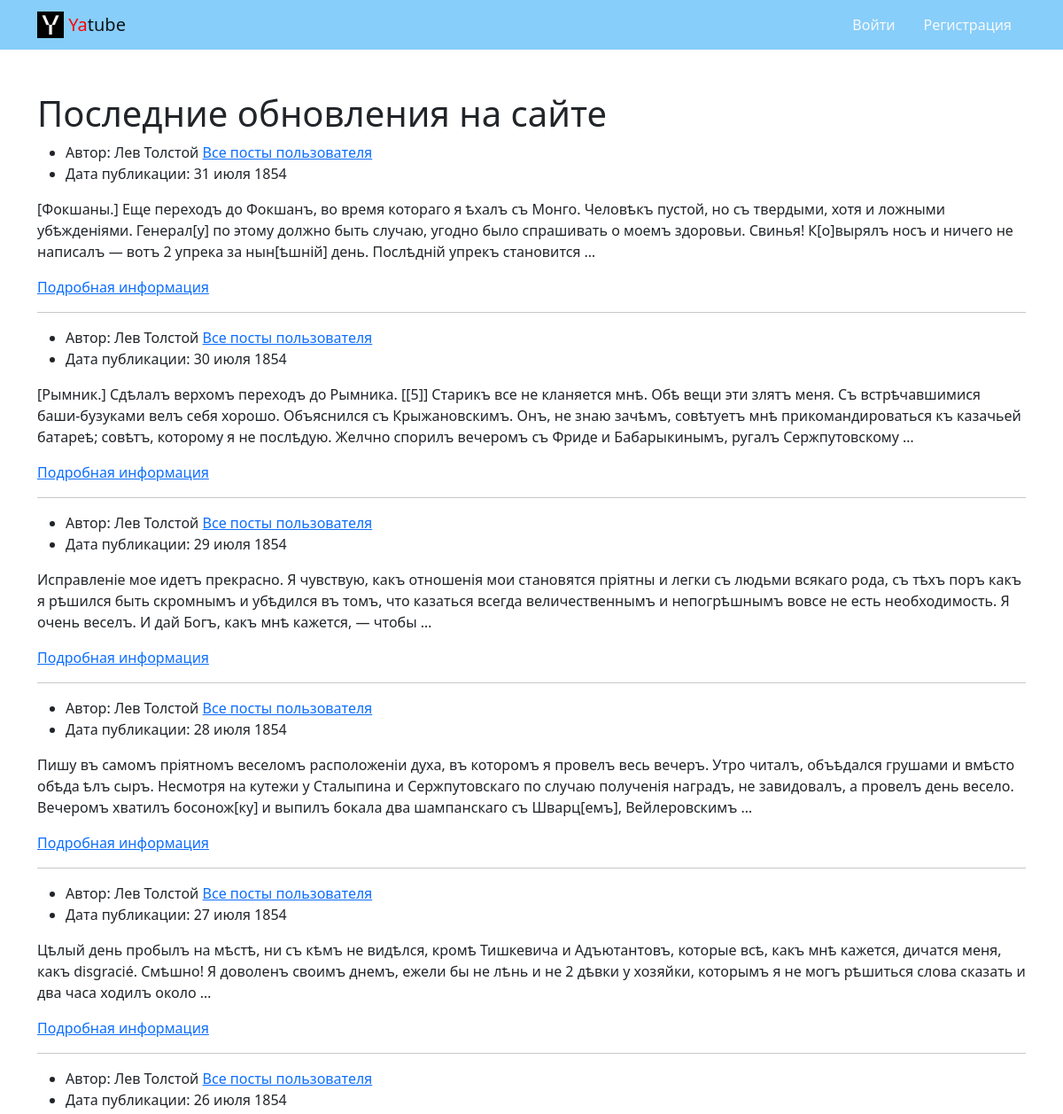
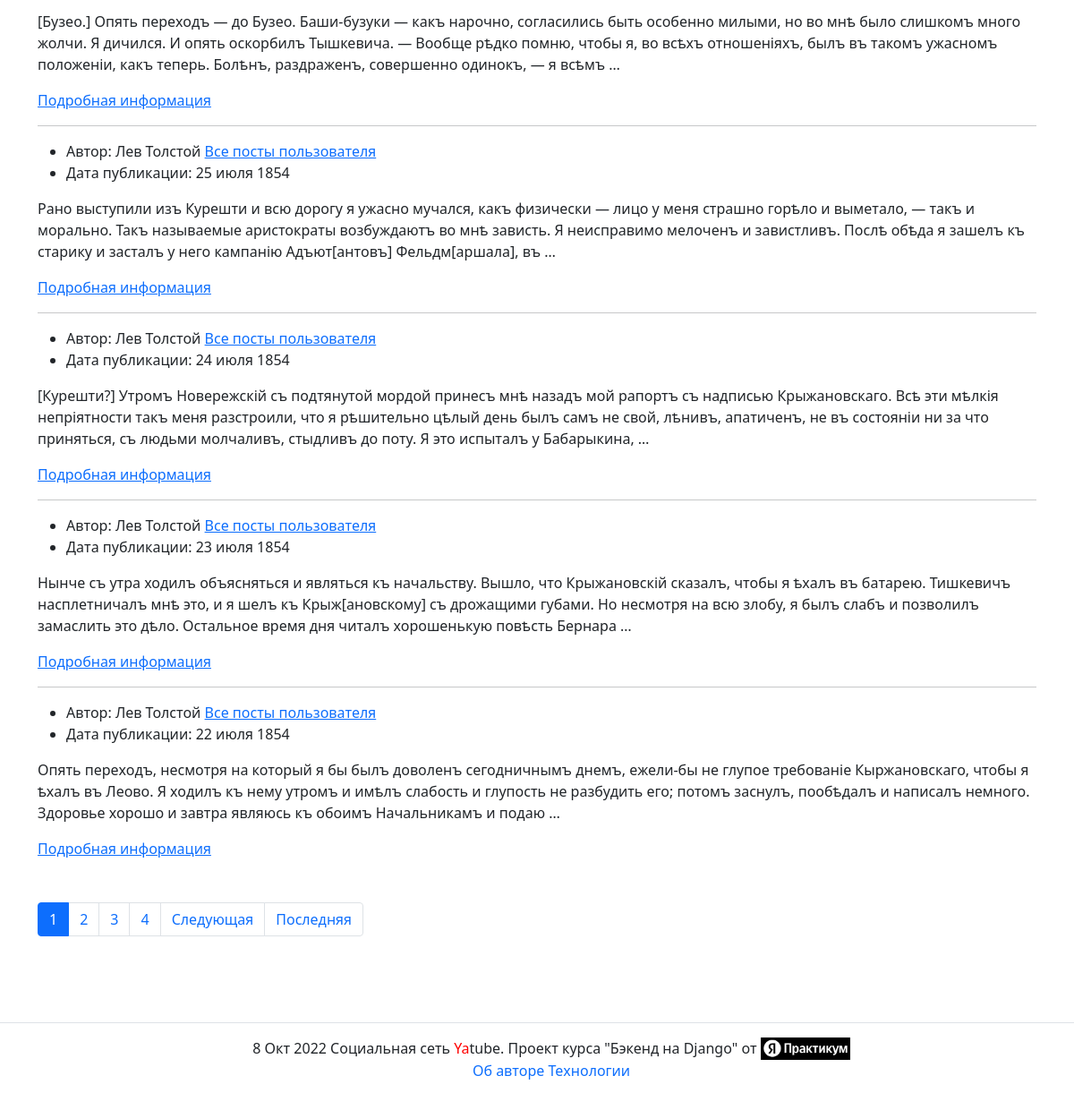
The page / on the database its author committed (2 pictures, top to bottom).
### posts/models.py (models this page shows, shortened)
class Post(models.Model):
    text = models.TextField(
        verbose_name="Текст поста",
        help_text="Добавьте описание поста"
    )
    pub_date = models.DateTimeField(
        auto_now_add=True,
        verbose_name="Дата публикации"
    )
    author = models.ForeignKey(
        User,
        on_delete=models.CASCADE,
        related_name='posts',
        verbose_name="Автор"
    )
    group = models.ForeignKey(
        Group,
        blank=True,
        null=True,
        related_name='posts',
        on_delete=models.SET_NULL,
        verbose_name="Группа",
        help_text="Укажите группу в которой опубликуется пост"
    )
    image = models.ImageField(
        verbose_name="Картинка",
        help_text="Прикрепите изображение",
        upload_to='posts/',
        blank=True
    )
    class Meta:
        ordering = ('-pub_date',)
        verbose_name = "Статья"
        verbose_name_plural = "Статьи"

### posts/views.py (the view)
# urls.py: path('', views.index, name='index'),
def index(request):
    post_list = cache.get('index_page')
    if not post_list:
        post_list = Post.objects.select_related('author', 'group')
        cache.set('index_page', post_list, 20)
    context = {
        'page_obj': paginator(request.GET.get('page'), post_list),
        'title': 'Последние обновления на сайте',
    }
    return render(request, 'posts/index.html', context)

### posts/views.py (called while the page is built)
def paginator(page_number, post_list):
    post = Paginator(post_list, settings.NUMBER_POST)
    page_obj = post.get_page(page_number)
    return page_obj

### templates/posts/index.html (shortened to what this page needs)
{% extends 'base.html' %}
{% block content %}
  <h1>{{ title }}</h1>
    {% for post in page_obj %}
      {% include 'posts/includes/post_for_list.html' %}
      {% if not forloop.last %}<hr>{% endif %}
    {% endfor %}
{% endblock %}

### templates/base.html (shortened to what this page needs)
<!DOCTYPE html>
<html lang="ru">
  {% load static %}
    <head>
      <link rel="stylesheet" href="{% static 'css/bootstrap.min.css' %}">
    </head>
    <body>
      <header>
        {% include 'includes/header.html' %}
      </header>
    <main>
      <div class="container py-5">
        {% block content %}{% endblock %}
        {% include 'posts/includes/paginator.html' %}
      </div>
    </main>
  <footer class="border-top text-center py-3">
  {% include 'includes/footer.html' %}
  </footer>
</body>

### templates/includes/header.html
{% load static %}
<nav class="navbar navbar-light" style="background-color: lightskyblue">
  <div class="container">
    <a class="navbar-brand" href="{% url 'posts:index' %}">
      <img src="{% static 'img/logo.png' %}" width="30" height="30" class="d-inline-block align-top" alt="">
      <span style="color:red">Ya</span>tube
    </a>
      <ul class="nav nav-pills">
      {% with request.resolver_match.view_name as view_name %}
        {% if request.user.is_authenticated %}
        <li class="nav-item">
          <a class="nav-link {% if view_name  == 'posts:post_create' %}active{% endif %}" href="{% url 'posts:post_create' %}">Создать запись</a>
        </li>
        <li class="nav-item">
          <a class="nav-link link-light {% if view_name  == 'password_change' %}active{% endif %}" href="{% url 'password_change' %}">Изменить пароль</a>
        </li>
        <li class="nav-item">
          <a class="nav-link link-light {% if view_name  == 'users:logout' %}active{% endif %}" href="{% url 'users:logout' %}">Выйти</a>
        </li>
        <li class="nav-item">
          <a class="nav-link link-light ">{{ user.username }}</a>
        </li>
        {% else %}
        <li class="nav-item">
          <a class="nav-link link-light {% if view_name  == 'users:login' %}active{% endif %}" href="{% url 'users:login' %}">Войти</a>
        </li>
        <li class="nav-item">
          <a class="nav-link link-light {% if view_name  == 'users:signup' %}active{% endif %}" href="{% url 'users:signup' %}">Регистрация</a>
        </li>
        {% endif %}
    {% endwith %}
    </ul>
  </div>
</nav>

### templates/posts/includes/post_for_list.html (shortened to what this page needs)
{% load thumbnail %}
<article>
  <ul>
    <li>
      Автор: {{ post.author.get_full_name }}
      <a href="{% url 'posts:profile' post.author.username %}">Все посты пользователя</a>
    </li>
    <li>
      Дата публикации: {{ post.pub_date|date:"d E Y" }}
    </li>
  </ul>
  <p>{{ post.text|truncatewords:50 }}</p>
  <a href="{% url 'posts:post_detail' post.id %}">Подробная информация </a>
  </article>
<article>

### templates/posts/includes/paginator.html (shortened to what this page needs)
{% if page_obj.has_other_pages %}
<nav aria-label="Page navigation" class="my-5">
  <ul class="pagination">
    {% for i in page_obj.paginator.page_range %}
        {% if page_obj.number == i %}
          <li class="page-item active">
            <span class="page-link">{{ i }}</span>
          </li>
        {% else %}
          <li class="page-item">
            <a class="page-link" href="?page={{ i }}">{{ i }}</a>
          </li>
        {% endif %}
    {% endfor %}
    {% if page_obj.has_next %}
      <li class="page-item">
        <a class="page-link" href="?page={{ page_obj.next_page_number }}">
          Следующая
        </a>
      </li>
      <li class="page-item">
        <a class="page-link" href="?page={{ page_obj.paginator.num_pages }}">
          Последняя
        </a>
      </li>
    {% endif %}
  </ul>
</nav>
{% endif %}

### templates/includes/footer.html
{% load static %}
<ul class="m-0 text-dark text-center ">
    {% now "j M Y" %} Социальная сеть  <span style="color:red">Ya</span>tube. Проект курса "Бэкенд на Django" от
   <a href=https://practicum.yandex.ru/>
      <img src="{% static 'img/yp_logo.png' %}" width="100" height="25" class="d-inline-block align-top" alt=""></a>
     <p> <a class="text-decoration-none" href="/about/author/">Об авторе</a>
    <a class="text-decoration-none" href="/about/tech/">Технологии</a></p>
</ul>

### rows shown on the page
Post: author.get_full_name "Лев Толстой", pub_date "31 июля 1854", text "[Фокшаны.] Еще переходъ до Фокшанъ, во время котораго я ѣхалъ съ Монго. Человѣкъ пустой, но съ твердыми, хотя и ложными убѣжденіями. Генерал[у] по этому должно быть случаю, угодно было спрашивать о моемъ здоровьи. Свинья! К[о]вырялъ носъ и ничего не написалъ — вотъ 2 упрека за нын[ѣшній] день. Послѣдній упрекъ становится …"
Post: author.get_full_name "Лев Толстой", pub_date "30 июля 1854", text "[Рымник.] Сдѣлалъ верхомъ переходъ до Рымника. [[5]] Старикъ все не кланяется мнѣ. Обѣ вещи эти злятъ меня. Съ встрѣчавшимися баши-бузуками велъ себя хорошо. Объяснился съ Крыжановскимъ. Онъ, не знаю зачѣмъ, совѣтуетъ мнѣ прикомандироваться къ казачьей батареѣ; совѣтъ, которому я не послѣдую. Желчно спорилъ вечеромъ съ Фриде и Бабарыкинымъ, ругалъ Сержпутовскому …"
Post: author.get_full_name "Лев Толстой", pub_date "29 июля 1854", text "Исправленіе мое идетъ прекрасно. Я чувствую, какъ отношенія мои становятся пріятны и легки съ людьми всякаго рода, съ тѣхъ поръ какъ я рѣшился быть скромнымъ и убѣдился въ томъ, что казаться всегда величественнымъ и непогрѣшнымъ вовсе не есть необходимость. Я очень веселъ. И дай Богъ, какъ мнѣ кажется, — чтобы …"
Post: author.get_full_name "Лев Толстой", pub_date "28 июля 1854", text "Пишу въ самомъ пріятномъ веселомъ расположеніи духа, въ которомъ я провелъ весь вечеръ. Утро читалъ, объѣдался грушами и вмѣсто обѣда ѣлъ сыръ. Несмотря на кутежи у Сталыпина и Сержпутовскаго по случаю полученія наградъ, не завидовалъ, а провелъ день весело. Вечеромъ хватилъ босонож[ку] и выпилъ бокала два шампанскаго съ Шварц[емъ], Вейлеровскимъ …"
Post: author.get_full_name "Лев Толстой", pub_date "27 июля 1854", text "Цѣлый день пробылъ на мѣстѣ, ни съ кѣмъ не видѣлся, кромѣ Тишкевича и Адъютантовъ, которые всѣ, какъ мнѣ кажется, дичатся меня, какъ disgracié. Смѣшно! Я доволенъ своимъ днемъ, ежели бы не лѣнь и не 2 дѣвки у хозяйки, которымъ я не могъ рѣшиться слова сказать и два часа ходилъ около …"
Post: author.get_full_name "Лев Толстой", pub_date "26 июля 1854", text "[Бузео.] Опять переходъ — до Бузео. Баши-бузуки — какъ нарочно, согласились быть особенно милыми, но во мнѣ было слишкомъ много жолчи. Я дичился. И опять оскорбилъ Тышкевича. — Вообще рѣдко помню, чтобы я, во всѣхъ отношеніяхъ, былъ въ такомъ ужасномъ положеніи, какъ теперь. Болѣнъ, раздраженъ, совершенно одинокъ, — я всѣмъ …"
Post: author.get_full_name "Лев Толстой", pub_date "25 июля 1854", text "Рано выступили изъ Курешти и всю дорогу я ужасно мучался, какъ физически — лицо у меня страшно горѣло и выметало, — такъ и морально. Такъ называемые аристократы возбуждаютъ во мнѣ зависть. Я неисправимо мелоченъ и завистливъ. Послѣ обѣда я зашелъ къ старику и засталъ у него кампанію Адъют[антовъ] Фельдм[аршала], въ …"
Post: author.get_full_name "Лев Толстой", pub_date "24 июля 1854", text "[Курешти?] Утромъ Новережскій съ подтянутой мордой принесъ мнѣ назадъ мой рапортъ съ надписью Крыжановскаго. Всѣ эти мѣлкія непріятности такъ меня разстроили, что я рѣшительно цѣлый день былъ самъ не свой, лѣнивъ, апатиченъ, не въ состояніи ни за что приняться, съ людьми молчаливъ, стыдливъ до поту. Я это испыталъ у Бабарыкина, …"
Post: author.get_full_name "Лев Толстой", pub_date "23 июля 1854", text "Нынче съ утра ходилъ объясняться и являться къ начальству. Вышло, что Крыжановскій сказалъ, чтобы я ѣхалъ въ батарею. Тишкевичъ насплетничалъ мнѣ это, и я шелъ къ Крыж[ановскому] съ дрожащими губами. Но несмотря на всю злобу, я былъ слабъ и позволилъ замаслить это дѣло. Остальное время дня читалъ хорошенькую повѣсть Бернара …"
Post: author.get_full_name "Лев Толстой", pub_date "22 июля 1854", text "Опять переходъ, несмотря на который я бы былъ доволенъ сегодничнымъ днемъ, ежели-бы не глупое требованіе Кыржановскаго, чтобы я ѣхалъ въ Леово. Я ходилъ къ нему утромъ и имѣлъ слабость и глупость не разбудить его; потомъ заснулъ, пообѣдалъ и написалъ немного. Здоровье хорошо и завтра являюсь къ обоимъ Начальникамъ и подаю …"

### other values the page prints
{{ title }} "Последние обновления на сайте"
{{ i }} "1"
{{ i }} "2" "3" "4"
